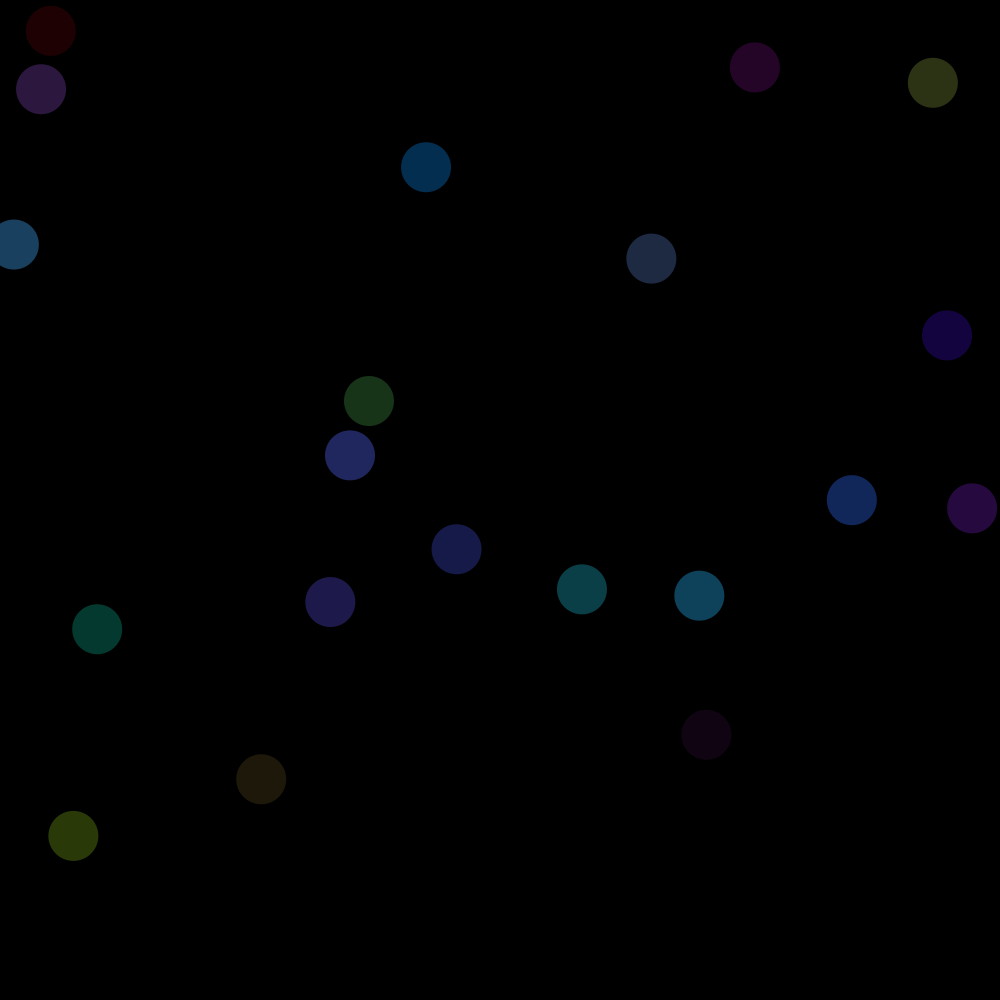
Frame 1 (no input)
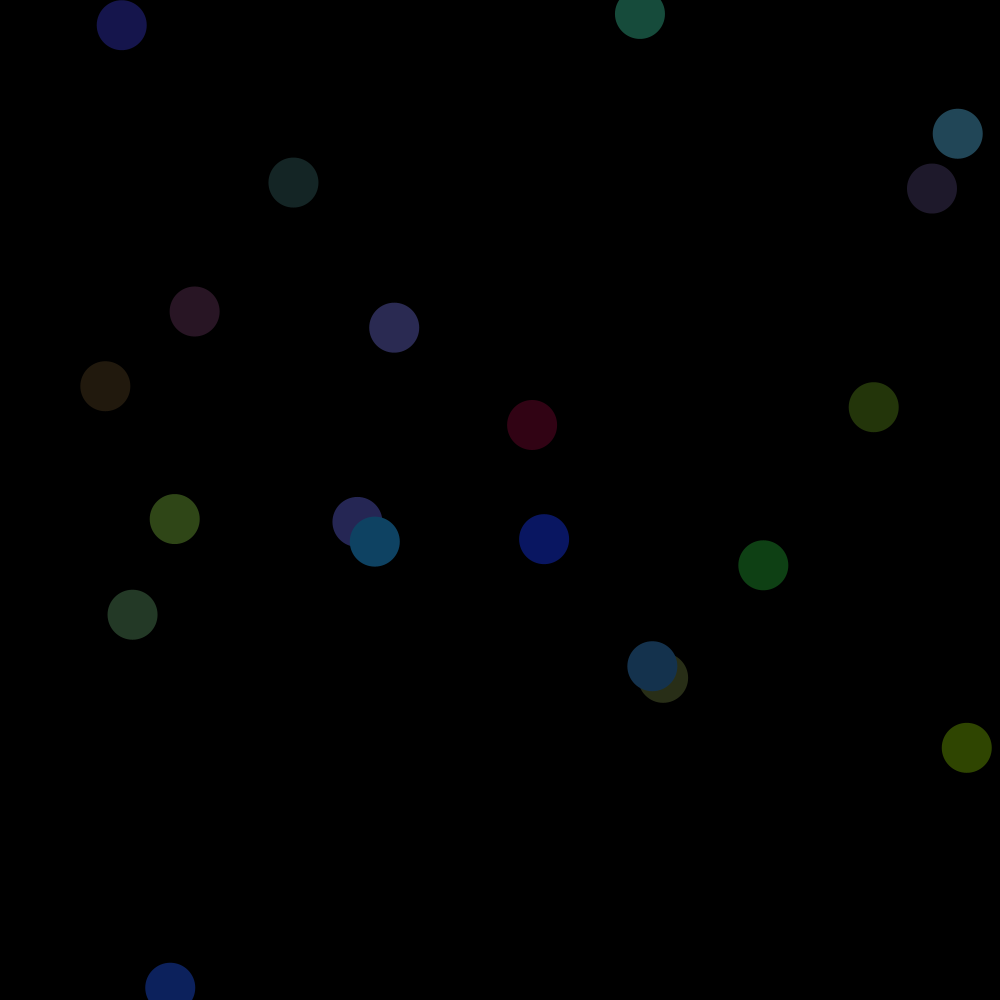
Frame 60 (the mouse pressed at the canvas centre just before this capture)
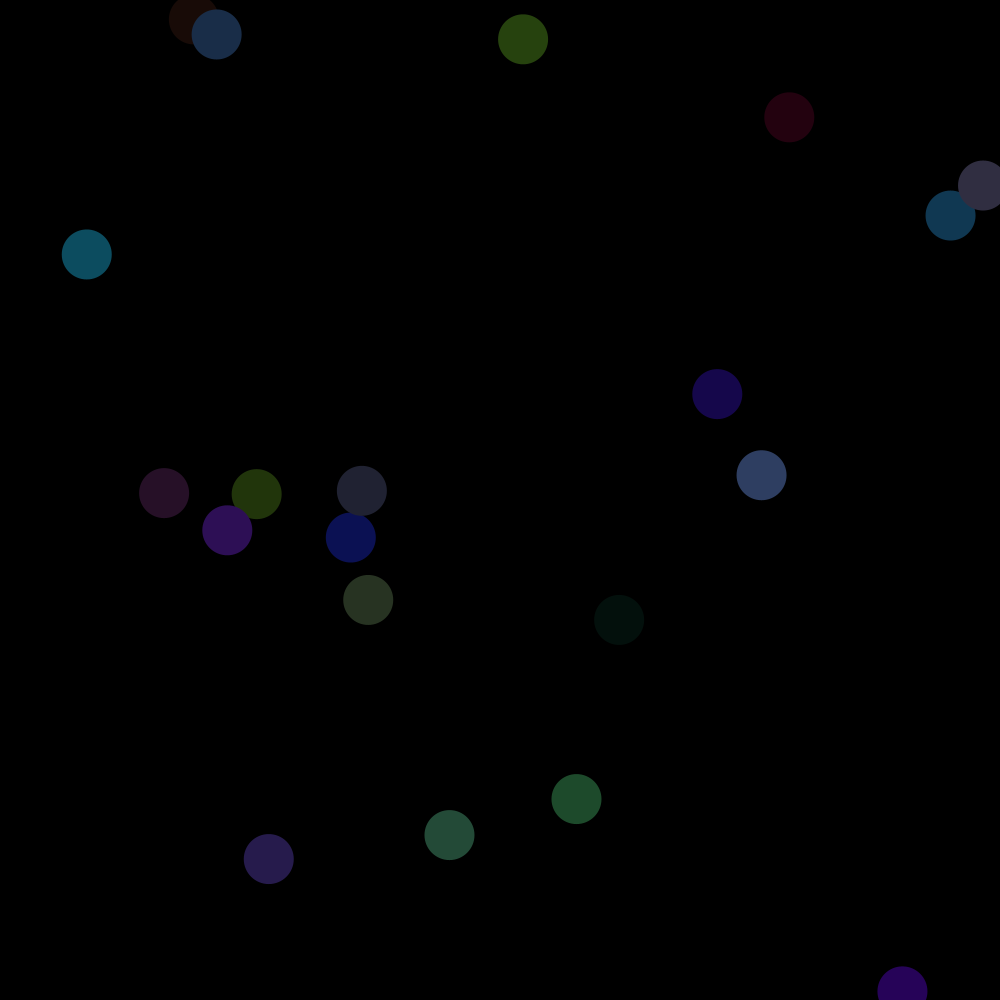
Frame 120 (the mouse held since frame 60 and released just before this capture)

The Processing sketch that drew these frames (run headless with seeded random() and noise(); from frame 60 on, the mouse is pressed at the canvas centre):

// Processing sketch: arrays
// ── arrays.pde
// Inicializamos las variables
int numBubbles = 20;

float [] xPositions;
float [] yPositions;

float [] xSpeeds;
float [] ySpeeds;

int [] xDirections;
int [] yDirections;

void setup () {
  size (1000, 1000);
  noStroke ();

  // Definimos el tamano del array
  xPositions = new float [numBubbles];
  yPositions = new float [numBubbles];

  xSpeeds = new float [numBubbles];
  ySpeeds = new float [numBubbles];

  xDirections = new int [numBubbles];
  yDirections = new int [numBubbles];

  // Creamos los valores
  for (int i = 0; i < xPositions. length; i++) {
    xPositions [i] = random (width);
    yPositions [i] = random (width);
    xSpeeds [i] = random (5);
    ySpeeds [i] = random (5);
    xDirections[i] = (random(1) >0.5) ? 1 : -1;
    yDirections[i] = (random(1) >0.5) ? 1 : -1;
  }
}

void draw () {
  background (0);

  for (int i = 0; i< numBubbles; i++) {
    // Actualizar la posicion de nuestras burbujas
    xPositions [i] = xPositions[i] + xSpeeds [i] * xDirections[i];
    yPositions [i] = yPositions[i] + ySpeeds [i] * yDirections[i];
    
    if( xPositions[i] >= width || xPositions[i] <0) {
      xDirections[i] = xDirections[i] * -1;
    }
    
      if( yPositions[i] >= height || yPositions[i] <0) {
      yDirections[i] = yDirections[i] * -1;
      } 
      
      fill (random(50), random (80), random (100));
      ellipse (xPositions [i], yPositions [i], 50,50);
  }
}
      
